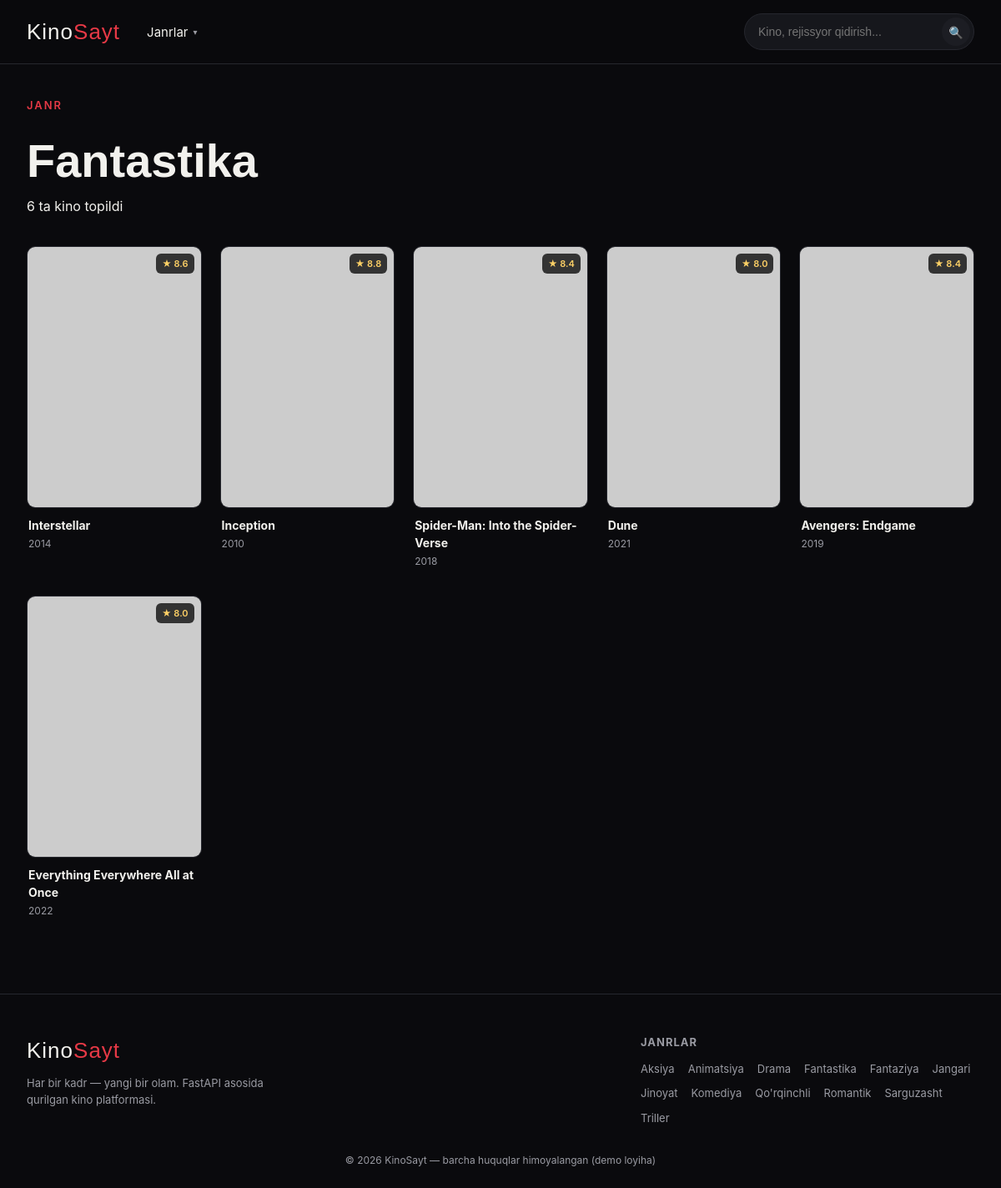
The app's page /genre/fantastika with its own data.
### app/models.py (models this page shows)
class Genre(Base):
    __tablename__ = "genres"
    id = Column(Integer, primary_key=True, index=True)
    name = Column(String(50), unique=True, nullable=False)
    slug = Column(String(50), unique=True, nullable=False)
    movies = relationship("Movie", secondary=movie_genre, back_populates="genres")

class Movie(Base):
    __tablename__ = "movies"
    id = Column(Integer, primary_key=True, index=True)
    title = Column(String(200), nullable=False, index=True)
    original_title = Column(String(200), nullable=True)
    year = Column(Integer, nullable=False)
    country = Column(String(100), nullable=True)
    duration_min = Column(Integer, nullable=True)
    rating = Column(Float, default=0.0)
    description = Column(Text, nullable=True)
    poster = Column(String(500), nullable=True)
    backdrop = Column(String(500), nullable=True)
    youtube_id = Column(String(50), nullable=True)
    director = Column(String(150), nullable=True)
    cast = Column(String(300), nullable=True)
    is_featured = Column(Integer, default=0)
    views = Column(Integer, default=0)
    genres = relationship("Genre", secondary=movie_genre, back_populates="movies")

### app/routers/pages.py (the view)
@router.get("/genre/{slug}", response_class=HTMLResponse)
async def genre_page(request: Request, slug: str, db: Session = Depends(get_db)):
    genre = db.query(Genre).filter(Genre.slug == slug).first()
    if not genre:
        raise HTTPException(status_code=404, detail="Janr topilmadi")
    genres = db.query(Genre).order_by(Genre.name).all()
    movies = genre.movies
    return templates.TemplateResponse(
        request, "genre.html",
        {"genre": genre, "movies": movies, "genres": genres},
    )

### app/templates/genre.html (shortened to what this page needs)
{% extends "base.html" %}
{% block content %}
<main class="page-wrap genre-page">
    <div class="page-title-block">
        <p class="eyebrow">Janr</p>
        <h1>{{ genre.name }}</h1>
        <p class="hero-sub">{{ movies|length }} ta kino topildi</p>
    </div>
    {% if movies %}
    <div class="movie-grid">
        {% for movie in movies %}
        <a href="/movie/{{ movie.id }}" class="movie-card">
            <div class="poster-wrap">
                <span class="rating-badge">&#9733; {{ movie.rating }}</span>
            </div>
            <div class="card-info">
                <h3>{{ movie.title }}</h3>
                <p>{{ movie.year }}</p>
            </div>
        </a>
        {% endfor %}
    </div>
    {% else %}
    <p class="no-results">Bu janrda hozircha kino yo'q.</p>
    {% endif %}
</main>
{% endblock %}

### app/templates/base.html (shortened to what this page needs)
<!DOCTYPE html>
<html lang="uz">
<head>
    <link rel="stylesheet" href="/static/css/style.css">
</head>
<body class="{% block body_class %}{% endblock %}">
    <header class="site-header">
        <div class="header-inner">
            <a href="/" class="logo">Kino<span>Sayt</span></a>
            <nav class="main-nav">
                <div class="nav-dropdown">
                    <button class="nav-link dropdown-toggle">Janrlar <span class="chev">&#9662;</span></button>
                </div>
            </nav>
            <form class="search-wrap" action="/search" method="get">
                <input type="text" name="q" placeholder="Kino, rejissyor qidirish..." autocomplete="off" value="{{ query|default('') }}">
                <button type="submit" aria-label="Qidirish">&#128269;</button>
            </form>
        </div>
    </header>
    {% block content %}{% endblock %}
    <footer class="site-footer">
        <div class="footer-inner">
            <div class="footer-brand">
                <span class="logo">Kino<span>Sayt</span></span>
                <p>Har bir kadr &mdash; yangi bir olam. FastAPI asosida qurilgan kino platformasi.</p>
            </div>
            <div class="footer-genres">
                <h4>Janrlar</h4>
                <div class="footer-genre-list">
                    {% for g in genres %}
                    <a href="/genre/{{ g.slug }}">{{ g.name }}</a>
                    {% endfor %}
                </div>
            </div>
        </div>
        <p class="copyright">&copy; 2026 KinoSayt &mdash; barcha huquqlar himoyalangan (demo loyiha)</p>
    </footer>
</body>
</html>

### app/static/css/style.css (style rules this page uses)
:root { --bg: #0a0a0d; --bg-elevated: #16171c; --bg-card: #1c1d23; --accent: #e63946; --accent-dim: #b3283344; --gold: #ffd166; --text: #f2f1ed; --text-dim: #9a9ba3; --border: #26272e; --display-font: 'Bebas Neue', 'Arial Narrow', sans-serif; --body-font: 'Inter', -apple-system, BlinkMacSystemFont, sans-serif; }
* { box-sizing: border-box; margin: 0; padding: 0; }
html { scroll-behavior: smooth; }
body { background: var(--bg); color: var(--text); font-family: var(--body-font); line-height: 1.5; }
a { text-decoration: none; color: inherit; }
button { font-family: inherit; cursor: pointer; }
.site-header { position: sticky; top: 0; z-index: 100; background: rgba(10, 10, 13, 0.85); backdrop-filter: blur(12px); border-bottom: 1px solid var(--border); }
.header-inner { max-width: 1280px; margin: 0 auto; padding: 16px 32px; display: flex; align-items: center; gap: 32px; }
.logo { font-family: var(--display-font); font-size: 26px; letter-spacing: 1px; white-space: nowrap; }
.logo span { color: var(--accent); }
.main-nav { position: relative; }
.nav-link { background: none; border: none; color: var(--text); font-size: 15px; display: flex; align-items: center; gap: 6px; padding: 8px 0; }
.chev { font-size: 10px; color: var(--text-dim); transition: transform 0.2s; }
.nav-dropdown { position: relative; }
.search-wrap { margin-left: auto; display: flex; align-items: center; background: var(--bg-elevated); border: 1px solid var(--border); border-radius: 999px; padding: 4px 4px 4px 16px; transition: border-color 0.2s; }
.search-wrap input { background: transparent; border: none; color: var(--text); font-size: 14px; width: 220px; outline: none; }
.search-wrap button { background: var(--bg-card); border: none; color: var(--text); width: 34px; height: 34px; border-radius: 50%; font-size: 14px; }
.eyebrow { color: var(--accent); font-size: 13px; letter-spacing: 2px; text-transform: uppercase; font-weight: 600; margin-bottom: 14px; }
.page-wrap { max-width: 1280px; margin: 0 auto; padding: 40px 32px 80px; }
.poster-wrap { position: relative; aspect-ratio: 2 / 3; overflow: hidden; background: #000; border-radius: 10px; border: 1px solid var(--border); transition: transform 0.25s ease, border-color 0.25s ease; }
.rating-badge { position: absolute; top: 8px; right: 8px; background: rgba(0,0,0,0.75); color: var(--gold); font-size: 11px; font-weight: 600; padding: 4px 7px; border-radius: 6px; }
.movie-grid { display: grid; grid-template-columns: repeat(auto-fill, minmax(190px, 1fr)); gap: 22px; }
.movie-card { display: block; }
.card-info { padding: 10px 2px; }
.card-info h3 { font-size: 14px; margin-bottom: 3px; }
.card-info p { font-size: 12px; color: var(--text-dim); }
.page-title-block { margin-bottom: 36px; }
.page-title-block h1 { font-family: var(--display-font); font-size: clamp(36px, 6vw, 56px); }
.site-footer { border-top: 1px solid var(--border); padding: 48px 32px 24px; }
.footer-inner { max-width: 1280px; margin: 0 auto; display: flex; justify-content: space-between; gap: 40px; flex-wrap: wrap; margin-bottom: 32px; }
.footer-brand p { color: var(--text-dim); font-size: 13px; margin-top: 10px; max-width: 320px; }
.footer-genres h4 { font-size: 13px; text-transform: uppercase; letter-spacing: 1px; color: var(--text-dim); margin-bottom: 12px; }
.footer-genre-list { display: flex; gap: 10px 16px; flex-wrap: wrap; max-width: 400px; }
.footer-genre-list a { font-size: 13px; color: var(--text-dim); }
.copyright { text-align: center; color: var(--text-dim); font-size: 12px; max-width: 1280px; margin: 0 auto; }

### records on screen
Genre: name "Fantastika"
Movie: rating "8.6", title "Interstellar", year "2014"
Movie: rating "8.8", title "Inception", year "2010"
Movie: rating "8.4", title "Spider-Man: Into the Spider-Verse", year "2018"
Movie: rating "8.0", title "Dune", year "2021"
Movie: rating "8.4", title "Avengers: Endgame", year "2019"
Movie: rating "8.0", title "Everything Everywhere All at Once", year "2022"
Genre: name "Aksiya"
Genre: name "Animatsiya"
Genre: name "Drama"
Genre: name "Fantaziya"
Genre: name "Jangari"
Genre: name "Jinoyat"
Genre: name "Komediya"
Genre: name "Qo'rqinchli"
Genre: name "Romantik"
Genre: name "Sarguzasht"
Genre: name "Triller"

### other values on screen
{{ movies|length }} "6"
